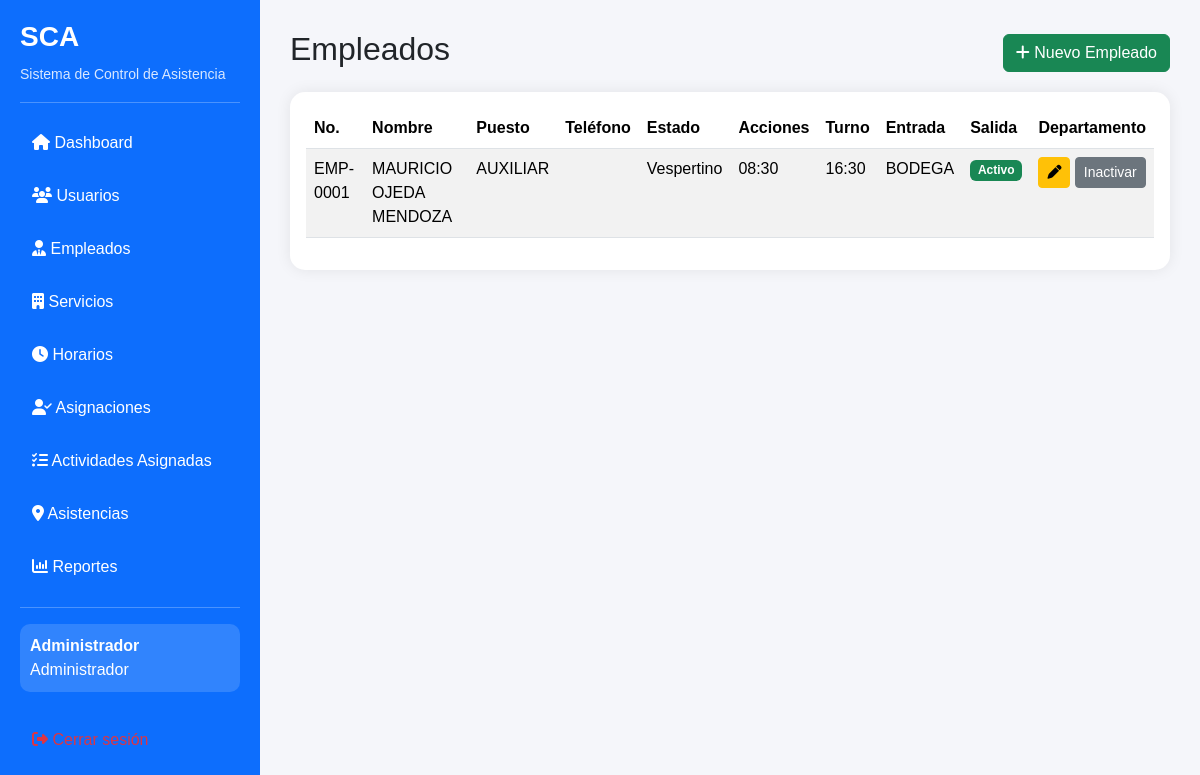
The page /empleados (signed in) on the database its author committed.
### models.py (models this page shows, shortened)
class Usuario(UserMixin, db.Model):
    __tablename__ = "usuarios"
    id = db.Column(db.Integer, primary_key=True)
    usuario = db.Column(db.String(50), unique=True, nullable=False)
    password = db.Column(db.String(255), nullable=False)
    nombre = db.Column(db.String(100), nullable=False)
    rol = db.Column(db.String(20), nullable=False, default="Empleado")
    activo = db.Column(db.Boolean, default=True)
    cambiar_password = db.Column(
        db.Boolean,
        default=True
    )
    empleado_id = db.Column(
        db.Integer,
        db.ForeignKey("empleados.id"),
        nullable=True
    )
    empleado = db.relationship(
    "Empleado",
    back_populates="usuario"
    )

class Empleado(db.Model):
    __tablename__ = "empleados"
    id = db.Column(
        db.Integer,
        primary_key=True
    )
    numero_empleado = db.Column(
        db.String(20),
        unique=True,
        nullable=False
    )
    nombre = db.Column(
        db.String(80),
        nullable=False
    )
    apellido_paterno = db.Column(
        db.String(80),
        nullable=False
    )
    apellido_materno = db.Column(
        db.String(80)
    )
    horario_id = db.Column(
    db.Integer,
    db.ForeignKey("horarios.id"),
    nullable=True
    )
    horario = db.relationship(
    "Horario",
    back_populates="empleados"
)
    puesto = db.Column(
        db.String(80),
        nullable=False
    )
    departamento = db.Column(
        db.String(100)
    )
    jefe_inmediato = db.Column(
        db.String(100)
    )
    fecha_ingreso = db.Column(
        db.Date
    )
    hora_entrada = db.Column(
        db.Time
    )
    hora_salida = db.Column(
        db.Time
    )
    turno = db.Column(
        db.String(30)
    )
    dias_descanso = db.Column(
        db.String(100)
    )
    telefono = db.Column(
        db.String(20)
    )
    correo = db.Column(
        db.String(120)
    )
    estatus = db.Column(
        db.String(20),
        default="Activo"
    )
    activo = db.Column(
        db.Boolean,
        default=True
    )
    usuario = db.relationship(
        "Usuario",
        back_populates="empleado",
        uselist=False
    )
    asistencias = db.relationship(
        "Asistencia",
        back_populates="empleado",
        cascade="all, delete-orphan"
    )
    actividades = db.relationship(
        "Actividad",
        back_populates="empleado",
        cascade="all, delete-orphan"
    )
    actividades_asignadas = db.relationship(
        "ActividadAsignada",
        back_populates="empleado",
        cascade="all, delete-orphan"
    )
    asignaciones = db.relationship(
        "Asignacion",
        back_populates="empleado",
        cascade="all, delete-orphan"
    )
    horario = db.relationship(
    "Horario",
    back_populates="empleados"
    )
    def nombre_completo(self):
        return (
            f"{self.nombre} "
            f"{self.apellido_paterno} "
            f"{self.apellido_materno or ''}"
        ).strip()

### routes/empleados.py (the view)
@empleados.route("/empleados")
@login_required
@admin_required
def lista_empleados():
    lista = Empleado.query.order_by(
        Empleado.nombre,
        Empleado.apellido_paterno
    ).all()
    return render_template("empleados.html", empleados=lista)

### app.py (called while the page is built)
@login_manager.user_loader
def load_user(user_id):
    return db.session.get(Usuario, int(user_id))

### utils/permisos.py (called while the page is built)
def admin_required(func):
    @wraps(func)
    def wrapper(*args, **kwargs):
        if not current_user.is_authenticated:
            abort(401)
        if current_user.rol != "Administrador":
            abort(403)
        return func(*args, **kwargs)
    return wrapper

### templates/empleados.html (shortened to what this page needs)
{% extends "base.html" %}
{% block content %}
<div class="d-flex justify-content-between align-items-center mb-3">
    <h2>Empleados</h2>
    <button class="btn btn-success" onclick="nuevoEmpleado()">
        <i class="fa-solid fa-plus"></i> Nuevo Empleado
    </button>
</div>
<div class="card">
<div class="card-body">
<table class="table table-striped table-hover" id="tablaEmpleados">
<thead>
<tr>
<th>No.</th>
<th>Nombre</th>
<th>Puesto</th>
<th>Teléfono</th>
<th>Estado</th>
<th>Acciones</th>
<th>Turno</th>
<th>Entrada</th>
<th>Salida</th>
<th>Departamento</th>
</tr>
</thead>
<tbody>
{% for empleado in empleados %}
<tr>
<td>{{ empleado.numero_empleado }}</td>
<td>{{ empleado.nombre_completo() }}</td>
<td>{{ empleado.puesto }}</td>
<td>{{ empleado.telefono }}</td>
<td>{{ empleado.turno or "" }}</td>
<td>
    {% if empleado.hora_entrada %}
        {{ empleado.hora_entrada.strftime("%H:%M") }}
    {% endif %}
</td>
<td>
    {% if empleado.hora_salida %}
        {{ empleado.hora_salida.strftime("%H:%M") }}
    {% endif %}
</td>
<td>{{ empleado.departamento or "" }}</td>
<td>
{% if empleado.activo %}
<span class="badge bg-success">Activo</span>
{% else %}
<span class="badge bg-danger">Inactivo</span>
{% endif %}
</td>
<td>
<button class="btn btn-warning btn-sm"
onclick="editarEmpleado('{{ empleado.id }}','{{ empleado.nombre }}','{{ empleado.apellido_paterno }}','{{ empleado.apellido_materno }}','{{ empleado.puesto }}','{{ empleado.telefono }}','{{ empleado.correo }}')">
<i class="fa-solid fa-pen"></i>
</button>
<a class="btn btn-secondary btn-sm"
href="{{ url_for('empleados.cambiar_estado', empleado_id=empleado.id) }}">
{% if empleado.activo %}Inactivar{% else %}Activar{% endif %}
</a>
</td>
</tr>
{% endfor %}
</tbody>
</table>
</div></div>
{% endblock %}

### templates/base.html (shortened to what this page needs)
<!DOCTYPE html>
<html lang="es">
<head>
    <link href="https://cdn.jsdelivr.net/npm/bootstrap@5.3.7/dist/css/bootstrap.min.css" rel="stylesheet">
    <link rel="stylesheet"
          href="{{ url_for('static', filename='css/style.css') }}">
    <link href="https://cdnjs.cloudflare.com/ajax/libs/font-awesome/6.7.2/css/all.min.css"
          rel="stylesheet">
</head>
<body>
<div class="d-flex">
    <nav class="sidebar">
        <div class="logo">
            <h3>SCA</h3>
            <small>Sistema de Control de Asistencia</small>
        </div>
        <hr>
        <a href="{{ url_for('dashboard') }}">
            <i class="fas fa-house"></i>
            Dashboard
        </a>
        {% if current_user.rol == "Administrador" %}
        <a href="{{ url_for('usuarios.lista_usuarios') }}">
            <i class="fas fa-users"></i>
            Usuarios
        </a>
        <a href="{{ url_for('empleados.lista_empleados') }}">
        <i class="fas fa-user-tie"></i>
        Empleados
        </a>
        <a href="{{ url_for('servicios.lista_servicios') }}">
        <i class="fas fa-building"></i>
        Servicios
        </a>
        <a href="{{ url_for('horarios.lista_horarios') }}">
        <i class="fas fa-clock"></i>
            Horarios
        </a>
        <a href="{{ url_for('asignaciones.lista_asignaciones') }}">
        <i class="fas fa-user-check"></i>
        Asignaciones
        </a>
        <a href="{{ url_for('actividades_asignadas.lista') }}">
            <i class="fas fa-list-check"></i>
            Actividades Asignadas
        </a>
        <a href="{{ url_for('asistencias.historial') }}">
    <i class="fas fa-location-dot"></i>
    Asistencias
        </a>
        <a href="#">
            <i class="fas fa-chart-column"></i>
            Reportes
        </a>
        {% endif %}
        <hr>
        {% if current_user.is_authenticated %}
        <div class="usuario">
            <strong>
                {{ current_user.nombre }}
            </strong>
            <br>
            {{ current_user.rol }}
        </div>
        <br>
        <a href="{{ url_for('auth.logout') }}"
           class="text-danger">
            <i class="fas fa-right-from-bracket"></i>
        </a>
        {% endif %}
    </nav>
    <main class="contenido">
        {% block content %}
        {% endblock %}
    </main>
</div>
</body>
</html>

### static/css/style.css (style rules this page uses)
body { margin:0; background:#f5f6fa; font-family:Arial, Helvetica, sans-serif; }
.sidebar { width:260px; min-height:100vh; background:#0d6efd; color:white; padding:20px; }
.sidebar h3 { font-weight:bold; }
.sidebar small { color:#d9e8ff; }
.sidebar a { display:block; color:white; text-decoration:none; padding:12px; border-radius:8px; margin-bottom:5px; transition:.3s; }
.usuario { background:rgba(255,255,255,.15); padding:10px; border-radius:10px; }
.contenido { flex:1; padding:30px; }
.card { border:none; border-radius:15px; box-shadow:0 0 15px rgba(0,0,0,.08); }

### rows shown on the page
Usuario: nombre "Administrador", rol "Administrador"
Empleado: numero_empleado "EMP-0001", nombre_completo "MAURICIO OJEDA MENDOZA", puesto "AUXILIAR", turno "Vespertino", hora_entrada "08:30", hora_salida "16:30", departamento "BODEGA", activo "Activo"
